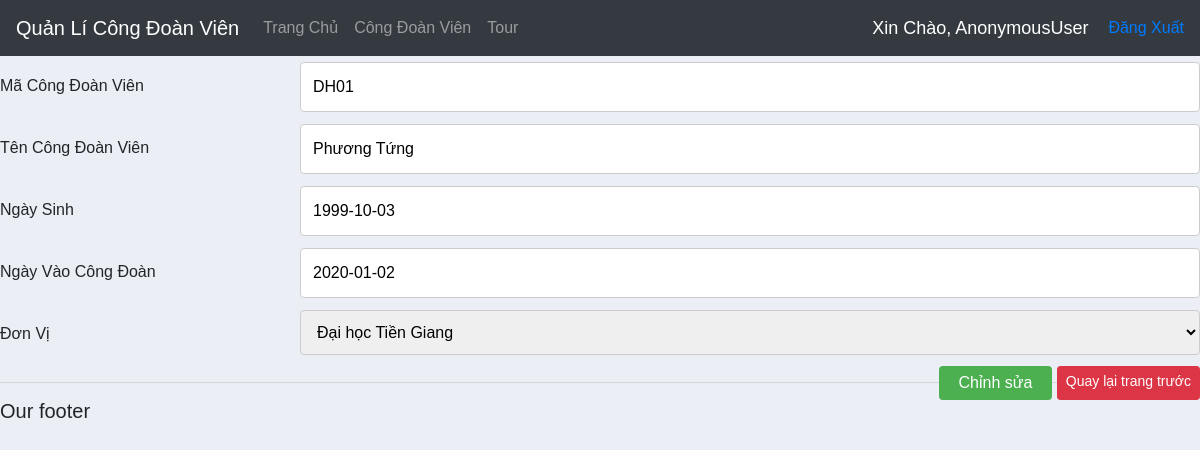
The app's page /update_cdv/4 with its own data.
### QuanLi/models.py (models this page shows, shortened)
class CongDoanVien(models.Model):
    DonVi = models.ForeignKey(DonVi, on_delete=models.CASCADE)
    MaCDV = models.CharField(max_length=5, blank=True)
    HoTen = models.CharField(max_length=100, blank=True)
    NgaySinh = models.DateField()
    NgayVaoNganh = models.DateField()

### QuanLi/views.py (the view)
# urls.py: path('update_cdv/<int:id>', views.update_CDV, name='update_cdv'),
def update_CDV(request, id):
    instance = get_object_or_404(CongDoanVien, id=id)
    form = CongDoan_Post(request.POST or None, instance=instance)
    if request.method == 'POST' and form.is_valid():
        form.save()
        instance.save()
        return render(request, 'QuanLi/save_CDV.html')
    context = {
        "instance": instance,
        "form": form
    }
    return render(request, 'QuanLi/update_CDV.html', context)

### QuanLi/forms.py
class CongDoan_Post (forms.ModelForm):
    class Meta:
        model = CongDoanVien
        fields = '__all__'

### QuanLi/models.py (called while the page is built)
    def __str__(self):
        return self.TenDonVi

### QuanLi/templates/QuanLi/update_CDV.html (shortened to what this page needs)
{% extends 'QuanLi/main.html' %}
{% block content %}
{% load static %}
<form action="{% url 'update_cdv' instance.id %}" method="post" enctype="multipart/form-data">
    <div class="row">
        <div class="col-25">
            <label for="fname">Mã Công Đoàn Viên</label>
        </div>
        <div class="col-75">
            {{ form.MaCDV }}
        </div>
    </div>
    <div class="row">
        <div class="col-25">
             <label for="lname">Tên Công Đoàn Viên</label>
        </div>
        <div class="col-75">
            {{ form.HoTen }}
        </div>
    </div>
     <div class="row">
        <div class="col-25">
             <label for="lname">Ngày Sinh</label>
        </div>
        <div class="col-75">
            {{ form.NgaySinh }}
        </div>
    </div>
     <div class="row">
        <div class="col-25">
             <label for="lname">Ngày Vào Công Đoàn</label>
        </div>
        <div class="col-75">
            {{ form.NgayVaoNganh }}
        </div>
    </div>
     <div class="row">
        <div class="col-25">
             <label for="lname">Đơn Vị</label>
        </div>
        <div class="col-75">
            {{ form.DonVi }}
        </div>
    </div>
    <div class="row" style="float: right">
        <input type="submit" value="Chỉnh sửa"> &nbsp;
        <a class="btn btn-sm btn-danger" href="{% url 'cdv' %}">Quay lại trang trước</a>
    </div>
</form>
{% endblock %}

### QuanLi/static/css/main.css (style rules this page uses)
body { background-color: #ebeff5; }

### QuanLi/static/css/table.css (style rules this page uses)
* { box-sizing: border-box; }
body { margin: 0; font-family: Arial, Helvetica, sans-serif; }
a { text-decoration: none; }
input[type=text], select, textarea { width: 100%; padding: 12px; border: 1px solid #ccc; border-radius: 4px; resize: vertical; }
label { padding: 12px 12px 12px 0; display: inline-block; }
input[type=submit] { background-color: #4CAF50; color: white; padding: 5px 20px; border: none; border-radius: 4px; cursor: pointer; float: right; }
.col-25 { float: left; width: 25%; margin-top: 6px; }
.col-75 { float: left; width: 75%; margin-top: 6px; }
.row:after { content: ""; display: table; clear: both; }

### records on screen
CongDoanVien: MaCDV "DH01", HoTen "Phương Tứng", NgaySinh "1999-10-03", NgayVaoNganh "2020-01-02", DonVi "Đại học Tiền Giang"

### other values on screen
{{ request.user }} "AnonymousUser"
